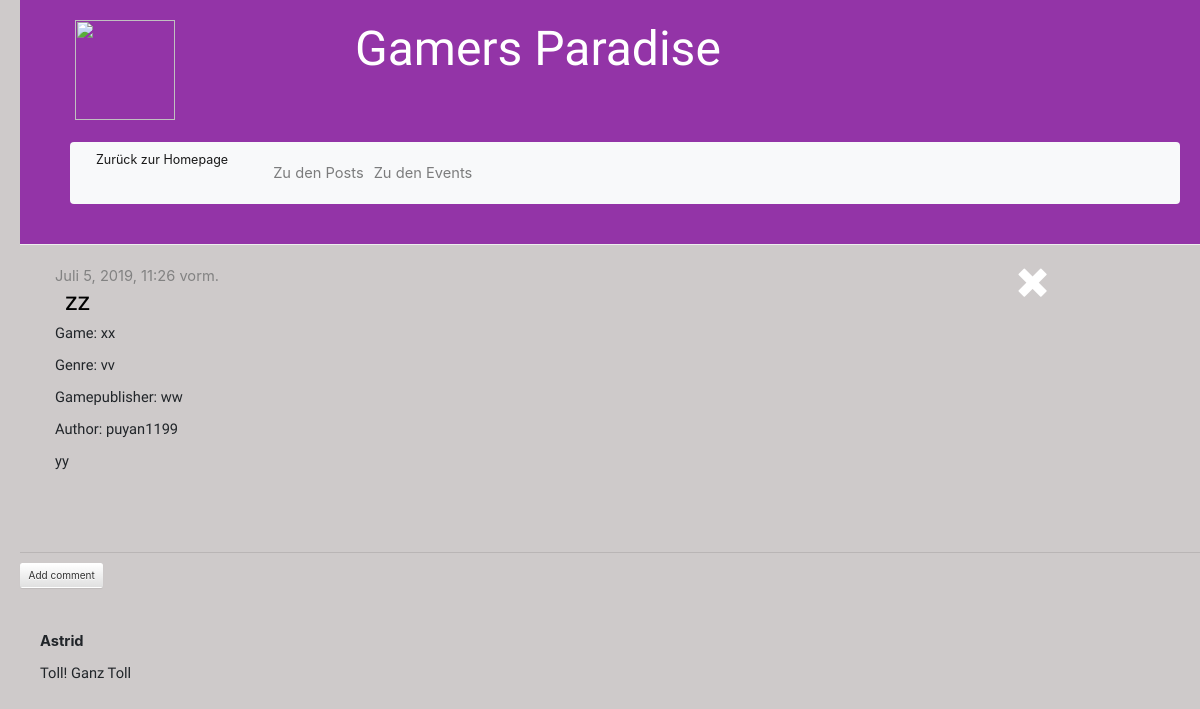
The app's page /post/17/, older data.
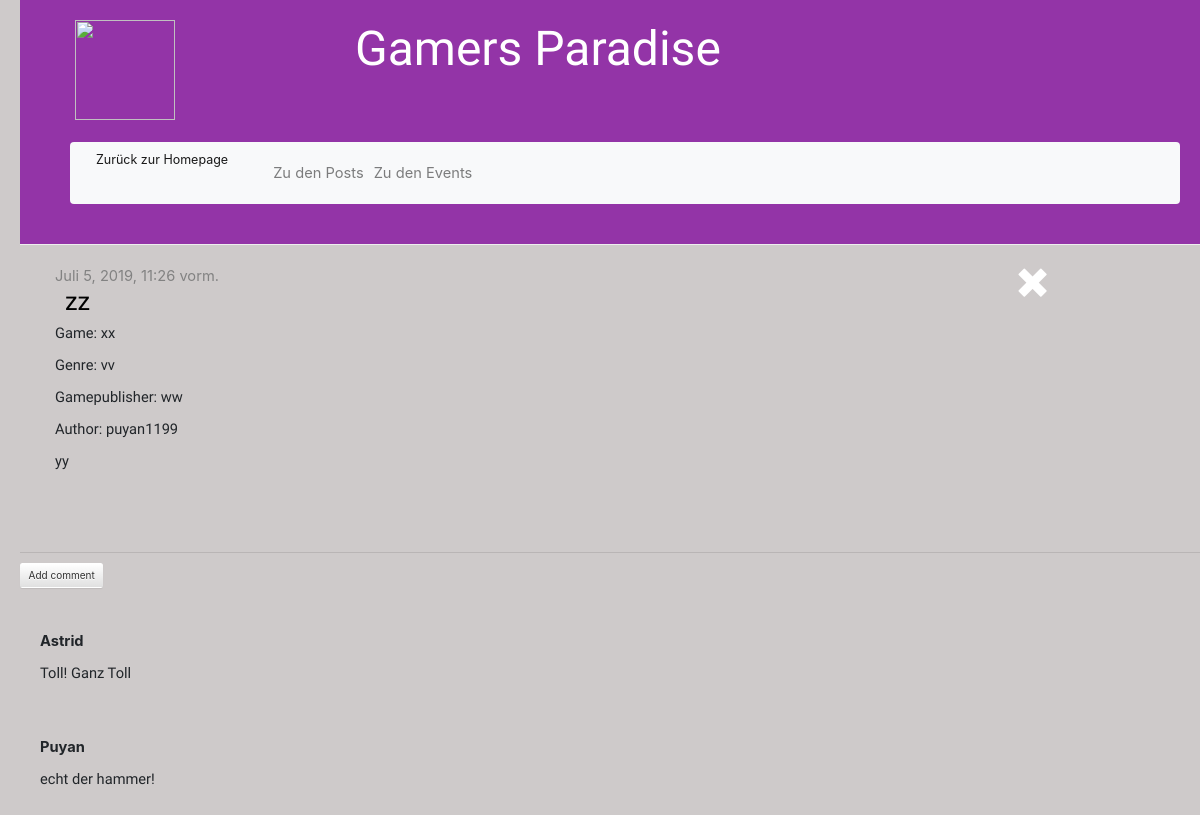
The same page, newer data.
### blog/models.py (models this page shows, shortened)
class Post(models.Model):
    author = models.ForeignKey(settings.AUTH_USER_MODEL, on_delete=models.CASCADE)
    title = models.CharField(max_length=200)
    text = models.TextField()
    created_date = models.DateTimeField(default=timezone.now)
    published_date = models.DateTimeField(blank=True, null=True)
    game = models.CharField(max_length=200, default=' ')
    gamepublisher = models.CharField(max_length=200, default=' ')
    genre = models.CharField(max_length=200, default=' ')

class Comment(models.Model):
    post = models.ForeignKey('blog.Post', on_delete=models.CASCADE, related_name='comments')
    author = models.CharField(max_length=200)
    text = models.TextField()
    approved_comment = models.BooleanField(default=False)

### blog/views.py (the view)
# urls.py: path('post/<int:pk>/', views.post_detail, name='post_detail'),
def post_detail(request, pk):
    post = get_object_or_404(Post, pk=pk)
    return render(request, 'blog/post_detail.html', {'post': post})

### blog/templates/blog/post_detail.html (shortened to what this page needs)
{% extends 'blog/base.html' %}
{% block content %}
<div class="container">
<div class="row">
    <div class="col-md-9">
        <div class="post">
            {% if post.published_date %}
                <div class="date">
                    {{ post.published_date }}
                </div>
            {% endif %}
            <h2><a>{{ post.title }}</a></h2>
            <p> Game: {{ post.game|linebreaksbr }}</p>
            <p> Genre: {{ post.genre|linebreaksbr }}</p>
            <p> Gamepublisher: {{ post.gamepublisher|linebreaksbr }}</p>
            <p> Author: {{ post.author|linebreaksbr }}</p>
            <p>{{ post.text|linebreaksbr }}</p>
        </div> </div>
        <div class="col-md-2">
                <h1><a href="{% url 'post_list' %}" class="top-menu"><span class="glyphicon glyphicon-remove"></span></a></h1>
            </div>
    </div>
    </div>
        <hr>
        <a class="btn btn-default" href="{% url 'add_comment_to_post' pk=post.pk %}">Add comment</a>
        <br><br>
    {% for comment in post.comments.all %}
        <div class="comment">
            <strong>{{ comment.author }}</strong>
            <p>{{ comment.text|linebreaks }}</p>
            <br>
        </div>
    {% empty %}
    <p>Keine Kommentare</p>
{% endfor %}
{% endblock %}

### blog/templates/blog/base.html (shortened to what this page needs)
{% load static %}
<html>
    <head>
        <link rel="stylesheet" href="//maxcdn.bootstrapcdn.com/bootstrap/3.2.0/css/bootstrap.min.css">
        <link rel="stylesheet" href="//maxcdn.bootstrapcdn.com/bootstrap/3.2.0/css/bootstrap-theme.min.css">
        <link rel="stylesheet" href="https://maxcdn.bootstrapcdn.com/bootstrap/4.0.0/css/bootstrap.min.css">
        <link rel="stylesheet" href="{% static 'css/blog.css' %}">
    </head>
    <body>
            <div class="page-header">
                    <div class="container">
                            <div class="row">
                                    <div class="col-xs-3">
                                        <img src="https://d2q79iu7y748jz.cloudfront.net/s/_squarelogo/a1d18cba8a6b1db5979d854463b70a56" width="100" height="100">
                                    </div>
                                    <div class="col-xs-6">
                                        <h1><a href="/">Gamers Paradise</a></h1>
                                    </div>
                                   <div class="col-xs-2">
                                    </div>
                            </div>
                    </div>
                    <br>
                    <nav class="navbar navbar-expand-lg navbar-light bg-light">
                            <a class="navbar-brand" href="{% url 'post_list' %}"> Zurück zur Homepage </a>
                            <div class="collapse navbar-collapse" id="navbarNavAltMarkup">
                              <div class="navbar-nav">
                                <a class="nav-item nav-link" href="{% url 'post_list' %}"> Zu den Posts </a>
                                <a class="nav-item nav-link" href="{% url 'event_list' %}"> Zu den Events </a>
                              </div>
                            </div>
                          </nav>
                </div>
                    {% block content %}
                    {% endblock %}
    </body>
</html>

### blog/static/css/blog.css (style rules this page uses)
h1 a { color: rgb(0, 0, 0); font-family: 'Russo One', sans-serif; }
h2 a { color: rgb(64, 197, 179); font-family: 'Russo One', sans-serif; }
body { padding-left: 20px; background-color: rgb(206, 202, 202); font-size: 11pt; }
.page-header { background-color: rgb(147, 52, 167); margin-top: 0; padding: 20px 20px 20px 40px; }
.page-header h1, .page-header h1 a, .page-header h1 a:visited, .page-header h1 a:active { color: white; font-size: 36pt; font-family: 'Black Ops One', cursive; }
h1 { font-family: 'Russo One', sans-serif; color:black; font-size: 24pt; }
h2, h3, h4 { font-family: 'Russo One', sans-serif; color:black; font-size: 19pt; }
p { font-family: 'Saira Semi Condensed', sans-serif; }
.date { color: #828282; }
.top-menu, .top-menu:hover, .top-menu:visited { color: white; float: right; font-size: 26pt; margin-right: 20px; }
.post { margin-bottom: 70px; }
.post h2 a, .post h2 a:visited { padding: 10px; color: #000000; }
.bg-light { margin-left: 10px; background-color: white; }
.comment { margin: 20px 0px 20px 20px; }

Row changes from the older to the newer data that the page shows:
added Comment: author "Puyan", text "echt der hammer!"
